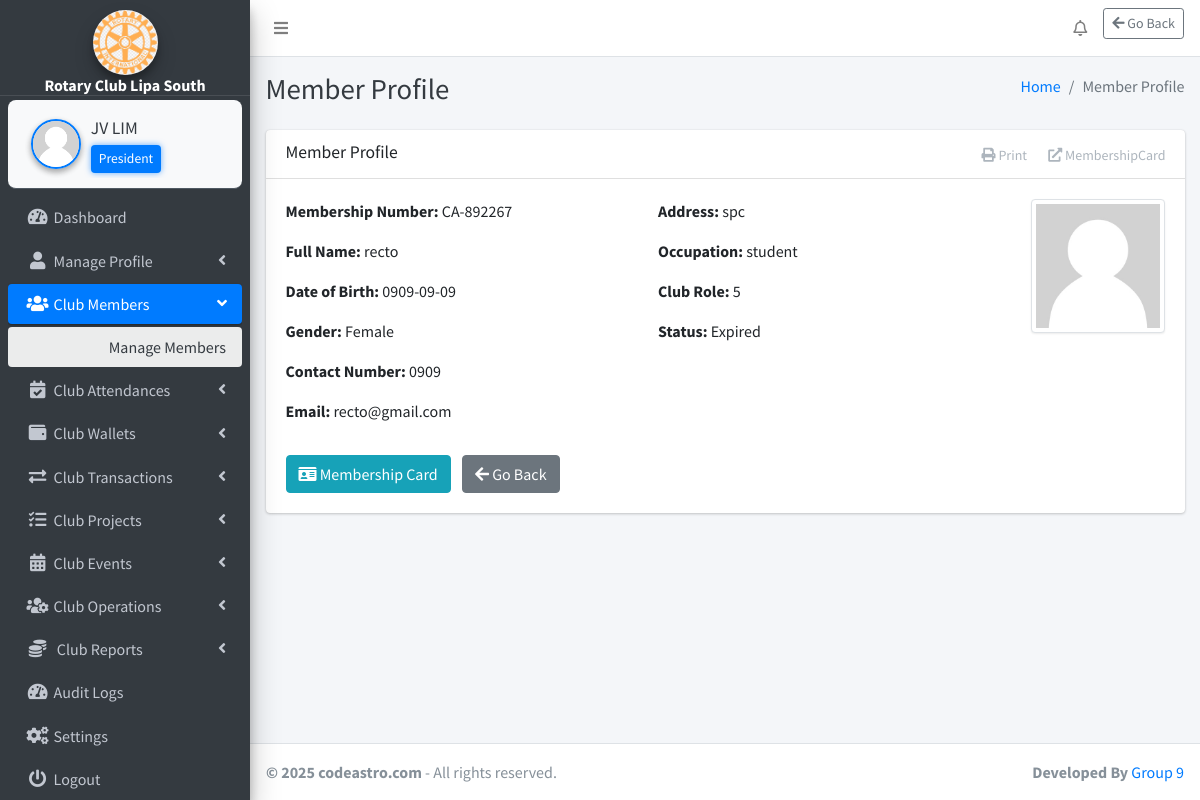
The app's page /webpages/club-members/manage-members/member_profile.php?id=17 (signed in) with its own data.
### tables this page shows
CREATE TABLE `settings` (
  `id` int(11) NOT NULL,
  `system_name` varchar(255) NOT NULL,
  `logo` varchar(255) NOT NULL,
  `currency` varchar(50) NOT NULL
);

CREATE TABLE `club_position` (
  `id` int(11) NOT NULL,
  `position_name` varchar(255) NOT NULL
);

CREATE TABLE `members` (
  `id` int(11) NOT NULL,
  `fullname` varchar(255) NOT NULL,
  `dob` date NOT NULL,
  `gender` varchar(10) NOT NULL,
  `contact_number` varchar(20) NOT NULL,
  `email` varchar(255) NOT NULL,
  `address` varchar(255) NOT NULL,
  `role` int(11) DEFAULT 6,
  `occupation` varchar(255) NOT NULL,
  `membership_number` varchar(20) NOT NULL,
  `created_at` timestamp NOT NULL DEFAULT current_timestamp(),
  `photo` varchar(255) NOT NULL,
  `expiry_date` date DEFAULT NULL,
  `password` varchar(255) NOT NULL
);

### webpages/club-members/manage-members/member_profile.php (the view, shortened to what the rows shown need)
<?php
include_once($_SERVER['DOCUMENT_ROOT'] . '/rotary/includes/config.php');
if (isset($_GET['id'])) {
    $memberId = $_GET['id'];
    $selectQuery = "SELECT * FROM members WHERE id = $memberId";
    $result = $conn->query($selectQuery);
    if ($result->num_rows > 0) {
        $memberDetails = $result->fetch_assoc();
        $expiryDate = strtotime($memberDetails['expiry_date']);
        $currentDate = time();
        $daysDifference = floor(($expiryDate - $currentDate) / (60 * 60 * 24));
        $membershipStatus = ($daysDifference < 0) ? 'Expired' : 'Active';
    } else {
        header("Location: members_list.php");
        exit();
    }
}
?>
<?php include('../../../includes/header.php');?>
<body class="hold-transition sidebar-mini layout-fixed layout-navbar-fixed layout-footer-fixed">
<div class="wrapper">
    <?php include('../../../includes/nav.php');?>
    <?php include('../../../includes/sidebar.php');?>
    <div class="content-wrapper">
        <?php include('../../../includes/page_title.php');?>
        <section class="content">
            <div class="container-fluid">
                <div class="card">
                    <div class="card-body">
                        <div class="row">
                            <div class="col-md-5">
                                <p><strong>Membership Number:</strong> <?php echo $memberDetails['membership_number']; ?></p>
                                <p><strong>Full Name:</strong> <?php echo $memberDetails['fullname']; ?></p>
                                <p><strong>Date of Birth:</strong> <?php echo $memberDetails['dob']; ?></p>
                                <p><strong>Gender:</strong> <?php echo $memberDetails['gender']; ?></p>
                                <p><strong>Contact Number:</strong> <?php echo $memberDetails['contact_number']; ?></p>
                                <p><strong>Email:</strong> <?php echo $memberDetails['email']; ?></p>
                            </div>
                            <div class="col-md-5">
                                <p><strong>Address:</strong> <?php echo $memberDetails['address']; ?></p>
                                <p><strong>Occupation:</strong> <?php echo $memberDetails['occupation']; ?></p>
                                <p><strong>Club Role:</strong> <?php echo $memberDetails['role']; ?></p>
                                <p><strong>Status:</strong> <?php echo $membershipStatus; ?></p>
                            </div>
                            <div class="col-md-2">
                                <?php
                                if (!empty($memberDetails['photo'])) {
                                    $photoPath = '/rotary/uploads/member_photos/' . $memberDetails['photo'];
                                    echo '<img src="' . $photoPath . '" class="img-thumbnail" alt="Member Photo">';
                                } else {
                                    echo '<p>No photo available</p>';
                                }
                                ?>
                            </div>
                        </div>
                    </div>
                </div>
            </div>
        </section>
    </div>
</div>
</body>
</html>

### includes/sidebar.php (shortened to what the rows shown need)
<?php
function getSystemName() {
    global $conn;
    $result = $conn->query("SELECT system_name FROM settings");
    return ($result->num_rows > 0) ? $result->fetch_assoc()['system_name'] : 'RCLS';
}
if (isset($_SESSION['user_id'])) {
    $userId = $_SESSION['user_id'];
    $positionName = '';
    $sql = "SELECT cp.position_name
            FROM club_position cp
            INNER JOIN members m ON cp.id = m.role
            WHERE m.id = '$userId'";
    $positionResult = $conn->query($sql);
    if ($positionResult && $positionRow = $positionResult->fetch_assoc()) {
        $positionName = $positionRow['position_name'];
    }
}
function getLogoUrl() {
    global $conn;
    $result = $conn->query("SELECT logo FROM settings");
    if ($result->num_rows > 0) {
        $logoFile = $result->fetch_assoc()['logo'];
        $path = "/rotary/uploads/" . $logoFile;
        return file_exists($_SERVER['DOCUMENT_ROOT'] . $path) ? $path : "/rotary/dist/img/AdminLTELogo.png";
    }
    return "/rotary/dist/img/AdminLTELogo.png";
}
?>
<aside class="main-sidebar sidebar-dark-primary elevation-4">
    <div class="text-center"
         style="padding: 10px 0 0 0; margin: 0 !important; border-bottom: 1px solid rgba(255,255,255,0.1);">
        <a href="#" class="d-block" style="margin: 0; padding: 0;">
            <img src="<?php echo getLogoUrl(); ?>"
                 alt="Logo"
                 class="img-circle elevation-3"
                 style="width: 65px; height: 65px; object-fit: cover; margin: 0 auto; display: block;">
            <div class="brand-text font-weight-bold text-white"
                 style="font-size: 1rem; line-height: 1.1; margin: 2px 0 0 0;">
                <?php echo getSystemName(); ?>
            </div>
        </a>
    </div>
    <div class="sidebar" style="padding-top: 4px !important; margin-top: 0 !important;">
        <div class="user-panel d-flex align-items-center"
             style="background-color: #f8f9fa; border-radius: 8px; padding: 10px; margin: 0 !important;">
            <div class="info flex-grow-1">
                <a href="/rotary/webpages/manage-profile/edit-profile/edit_profile.php"
                   class="d-block fw-semibold text-dark"
                   style="font-size: 1.1rem; white-space: nowrap; overflow: hidden; text-overflow: ellipsis;">
                    <?php echo htmlspecialchars($_SESSION['fullname'] ?? 'Guest'); ?>
                </a>
                <?php if (!empty($positionName)): ?>
                    <small class="d-block mt-1 px-2 py-1 rounded"
                           style="background-color: #007bff; color: white; font-size: 0.85rem; max-width: fit-content; box-shadow: 0 0 6px rgba(0, 123, 255, 0.6);">
                        <?php echo htmlspecialchars($positionName); ?>
                    </small>
                <?php else: ?>
                    <small class="d-block mt-1 text-muted" style="font-size: 0.85rem;">No Role Assigned</small>
                <?php endif; ?>
            </div>
        </div>
    </div>
</aside>

### records on screen
settings: logo (picture), system_name "Rotary Club Lipa South"
club_position: position_name "President"
members: membership_number "CA-892267", fullname "recto", dob "0909-09-09", gender "Female", contact_number "0909", email "recto@gmail.com", address "spc", occupation "student", role "5", photo (placeholder picture)

### other values on screen
$_SESSION['fullname'] "JV LIM"
$pageTitle "Member Profile"
